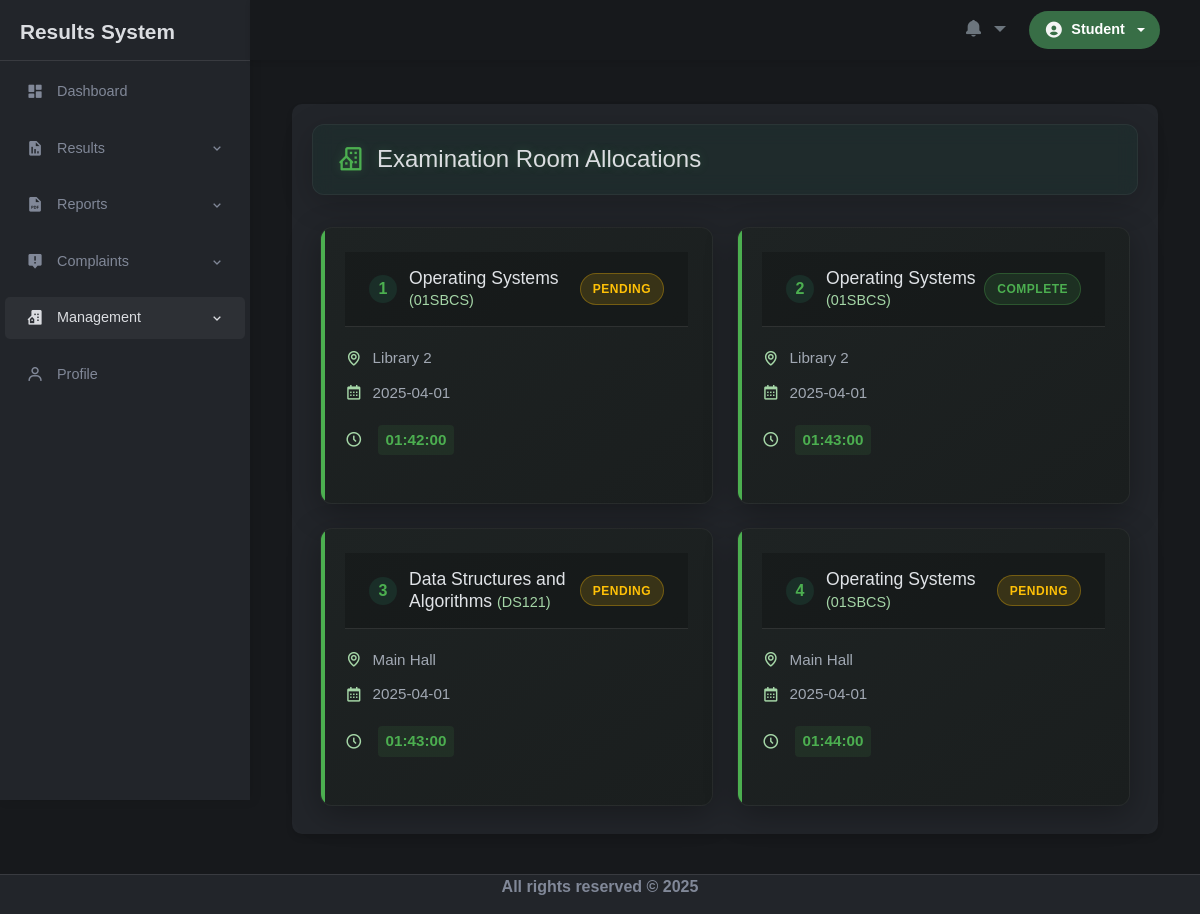
The app's page /view-allocations.php (signed in) with its own data.
### tables this page shows
CREATE TABLE `room_allocation` (
  `id` int(11) NOT NULL,
  `course_unit_id` int(11) NOT NULL,
  `room_id` int(11) NOT NULL,
  `date` date NOT NULL,
  `start_time` time NOT NULL,
  `status` text DEFAULT NULL,
  `create_at` timestamp NOT NULL DEFAULT current_timestamp()
);

CREATE TABLE `course_unit` (
  `id` int(11) NOT NULL,
  `code` varchar(30) NOT NULL,
  `name` varchar(100) NOT NULL,
  `credit_units` int(10) NOT NULL,
  `create_at` timestamp NOT NULL DEFAULT current_timestamp()
);

CREATE TABLE `room` (
  `id` int(11) NOT NULL,
  `room_name` varchar(50) NOT NULL,
  `capacity` int(100) NOT NULL,
  `created_at` timestamp NOT NULL DEFAULT current_timestamp()
);

### view-allocations.php (the view, shortened to what this page needs)
<?php
include('header.php');
try{
    $allocations = $dbh->query("
        SELECT ra.*,
               r.room_name,
               cu.name AS course_name,
               cu.code AS course_code
        FROM room_allocation ra
        LEFT JOIN room r on ra.room_id = r.id
        LEFT JOIN course_unit cu ON ra.course_unit_id = cu.id
        ORDER BY ra.date DESC
    ")->fetchAll(PDO::FETCH_OBJ);
}catch(PDOException $e){
    $error_msg = $e->getMessage();
    header("Location: view-allocations.php?status=error&message=$error_msg");
    exit();
}
?>
<main class="container">
    <div class="main-view">
        <div class="department-container">
            <div class="department-header glassmorphism-header mb-4">
                <h2 class="department-title glow-text">
                    <i class='bx bx-building-house'></i> Examination Room Allocations
                </h2>
            </div>
            <div class="allocation-cards">
                <?php if (count($allocations) > 0): ?>
                    <?php foreach ($allocations as $index => $allocation): ?>
                    <div class="allocation-card <?= $allocation->status === 'complete' ? 'completed' : '' ?>">
                        <div class="card-header">
                            <span class="card-index"><?= $index + 1 ?></span>
                            <h3 class="card-title">
                                <?= htmlspecialchars($allocation->course_name) ?>
                                <span class="course-code">(<?= htmlspecialchars($allocation->course_code) ?>)</span>
                            </h3>
                            <span class="status-badge <?= $allocation->status === 'complete' ? 'completed' : 'pending' ?>">
                                <?= htmlspecialchars(ucfirst($allocation->status)) ?>
                            </span>
                        </div>
                        <div class="card-body">
                            <div class="card-detail">
                                <i class='bx bx-map'></i>
                                <span><?= htmlspecialchars($allocation->room_name) ?></span>
                            </div>
                            <div class="card-detail">
                                <i class='bx bx-calendar'></i>
                                <span><?= htmlspecialchars($allocation->date) ?></span>
                            </div>
                            <div class="card-detail time-slot">
                                <i class='bx bx-time-five'></i>
                                <span class="highlight-time"><?= htmlspecialchars($allocation->start_time) ?></span>
                            </div>
                        </div>
                    </div>
                    <?php endforeach; ?>
                <?php endif; ?>
            </div>
        </div>
    </div>
</main>
<?php
include('footer.php');
?>

### assets/styles/styles.css (style rules this page uses)
:root { --light-bg-color: #f8f9fa; --light-tertiary-bg: #e9ecef; --light-text-color: #495057; --light-heading-color: #212529; --light-primary-color: #4CAF50; --light-primary-hover: #3e8e41; --light-active-bg: #e2f3e3; --light-border-color: #dee2e6; --light-card-bg: #ffffff; --bg-color: #17191c; --tertiary-bg-color: #22252a; --txt-color: #818898; --light-txt-color: #dbdde1; --primary-color: #4CAF50; --primary-hover: #3e8e41; --active-bg-color: #4CAF50; }
* { margin: 0; padding: 0; box-sizing: border-box; font-family: Arial, sans-serif; }
body { display: flex; flex-direction: column; min-height: 100vh; color: var(--light-txt-color); background-color: var(--bg-color); }
.container .main-view { margin: 80px 0 0 250px; padding-bottom: 40px; flex: 1; }

### assets/styles/dashboard.css (style rules this page uses)
.card-header { background: rgba(0,0,0,0.2); border-bottom: 1px solid rgba(255,255,255,0.1); display: flex; justify-content: space-between; align-items: center; padding: 1rem 1.5rem; }

### assets/styles/departments.css (style rules this page uses)
.department-header { display: flex; justify-content: space-between; align-items: center; margin-bottom: 1.5rem; padding-bottom: 1rem; border-bottom: 1px solid rgba(255, 255, 255, 0.1); }
.department-title { color: var(--light-txt-color); font-size: 1.5rem; margin: 0; display: flex; align-items: center; gap: 0.75rem; }
.department-title i { font-size: 1.75rem; color: var(--primary-color); }
.department-container { background-color: var(--tertiary-bg-color); border-radius: 10px; padding: 20px; box-shadow: 0 4px 6px rgba(0, 0, 0, 0.1); }

### assets/styles/allocations.css (style rules this page uses)
:root { --dark-primary: #1a1e1e; --dark-secondary: #1e2323; --dark-accent: #1a2e28; --neon-green: #4CAF50; --neon-lime: #A5D6A7; --text-primary: #e2e2e2; --text-secondary: #b8b8b8; --success: #4CAF50; --warning: #FFC107; --danger: #F44336; --glass-bg: rgba(30, 46, 46, 0.7); }
::placeholder { color: #6b7280 !important; opacity: 1 !important; }
.allocation-cards { display: grid; grid-template-columns: repeat(auto-fill, minmax(320px, 1fr)); gap: 1.5rem; padding: 0.5rem; }
.allocation-card { background: linear-gradient(145deg, var(--dark-secondary), var(--dark-primary)); border-radius: 12px; padding: 1.5rem; box-shadow: 0 8px 32px rgba(0, 0, 0, 0.3); border: 1px solid rgba(255, 255, 255, 0.05); transition: all 0.3s ease; position: relative; overflow: hidden; }
.allocation-card::before { content: ''; position: absolute; top: 0; left: 0; width: 4px; height: 100%; background: var(--neon-green); transition: all 0.3s ease; }
.card-header { display: flex; align-items: center; margin-bottom: 1.25rem; position: relative; }
.card-index { background: var(--dark-accent); color: var(--neon-green); width: 28px; height: 28px; border-radius: 50%; display: flex; align-items: center; justify-content: center; font-weight: bold; margin-right: 12px; flex-shrink: 0; }
.card-title { color: var(--text-primary); font-size: 1.1rem; margin: 0; flex-grow: 1; }
.course-code { color: var(--neon-lime); font-size: 0.9rem; }
.status-badge { padding: 0.35rem 0.75rem; border-radius: 20px; font-size: 0.75rem; font-weight: 600; text-transform: uppercase; letter-spacing: 0.5px; }
.status-badge.completed { background: rgba(76, 175, 80, 0.15); color: var(--success); border: 1px solid rgba(76, 175, 80, 0.3); }
.status-badge.pending { background: rgba(255, 193, 7, 0.15); color: var(--warning); border: 1px solid rgba(255, 193, 7, 0.3); }
.card-body { display: flex; flex-direction: column; gap: 0.75rem; margin-bottom: 1.5rem; }
.card-detail { display: flex; align-items: center; color: var(--text-secondary); font-size: 0.95rem; }
.card-detail i { margin-right: 10px; font-size: 1.1rem; color: var(--neon-lime); }
.time-slot { margin-top: 0.5rem; }
.highlight-time { color: var(--neon-green); font-weight: 600; background: rgba(76, 175, 80, 0.1); padding: 0.25rem 0.5rem; border-radius: 4px; margin-left: 5px; }
.glassmorphism-header { background: var(--glass-bg); backdrop-filter: blur(10px); -webkit-backdrop-filter: blur(10px); border-radius: 12px; padding: 1.25rem 1.5rem; border: 1px solid rgba(255, 255, 255, 0.05); box-shadow: 0 8px 32px rgba(0, 0, 0, 0.2); margin-bottom: 2rem; display: flex; justify-content: space-between; align-items: center; }
.glow-text { text-shadow: 0 0 10px rgba(76, 175, 80, 0.3); }

### records on screen
room_allocation: course_unit.name "Operating Systems", course_unit.code "01SBCS", status "PENDING", room.room_name "Library 2", date "2025-04-01", start_time "01:42:00"
room_allocation: course_unit.name "Operating Systems", course_unit.code "01SBCS", status "COMPLETE", room.room_name "Library 2", date "2025-04-01", start_time "01:43:00"
room_allocation: course_unit.name "Data Structures and Algorithms", course_unit.code "DS121", status "PENDING", room.room_name "Main Hall", date "2025-04-01", start_time "01:43:00"
room_allocation: course_unit.name "Operating Systems", course_unit.code "01SBCS", status "PENDING", room.room_name "Main Hall", date "2025-04-01", start_time "01:44:00"

### other values on screen
$user_name "Student"
